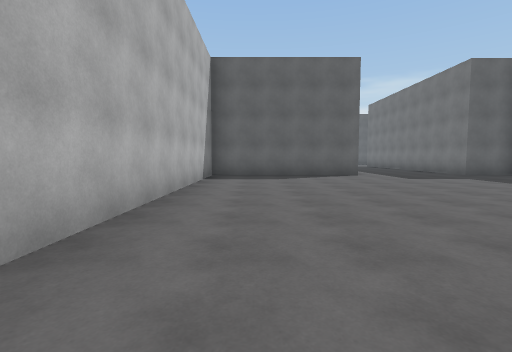
view 1 (above)

23 first-person views from a walk through a 3-D level made in the Unity game engine. The camera is 1.3 m above the floor, tilts 4° down and sees 85° across. The floor is counted in squares, 2 m on a side. Each view is taken from the middle of a square. On the plan, view 1 faces up. The plan holds only what a view shows up to about 9 squares ahead; the rest is blank. The place goes on beyond the plan.

view 2
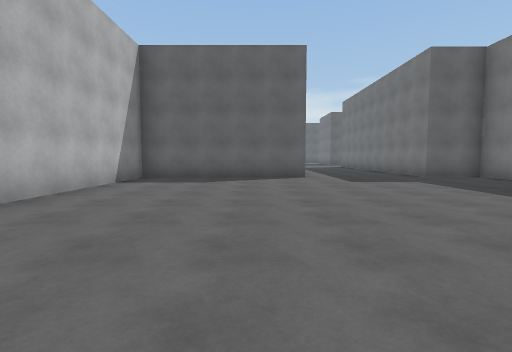

view 3
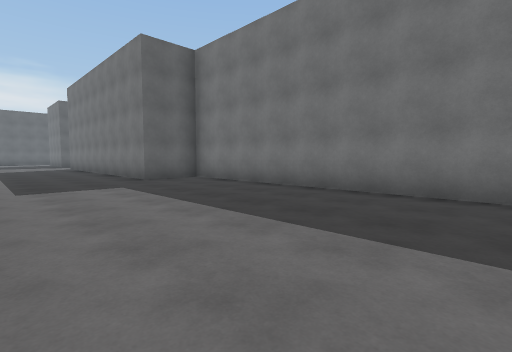

view 4
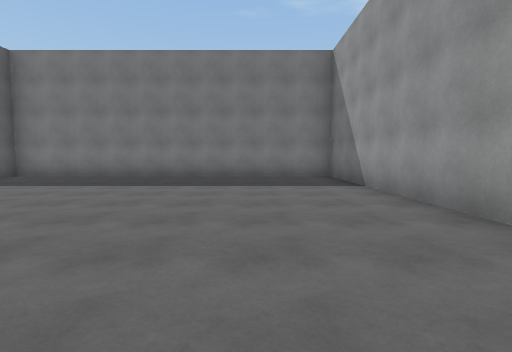

view 5
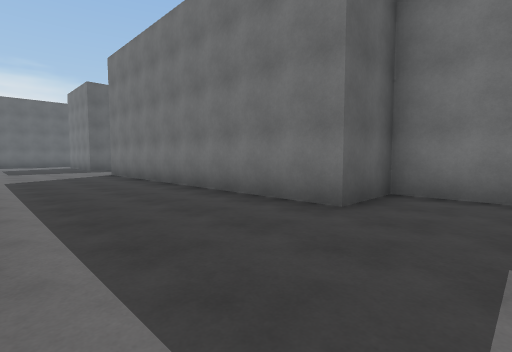

view 6
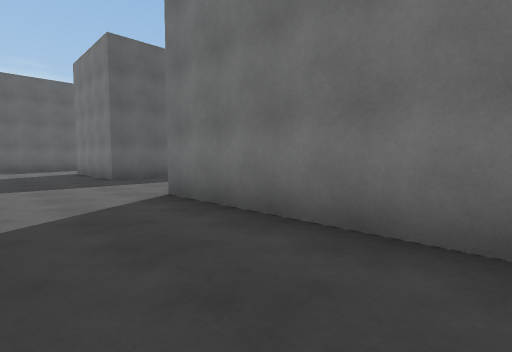

view 7
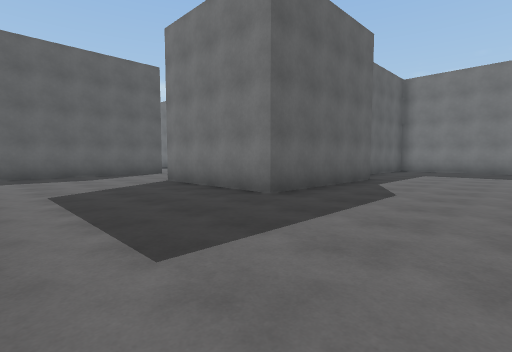

view 8
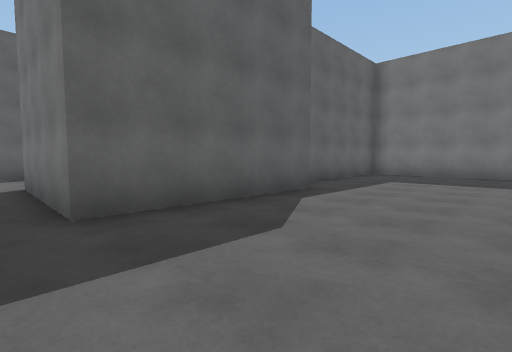

view 9
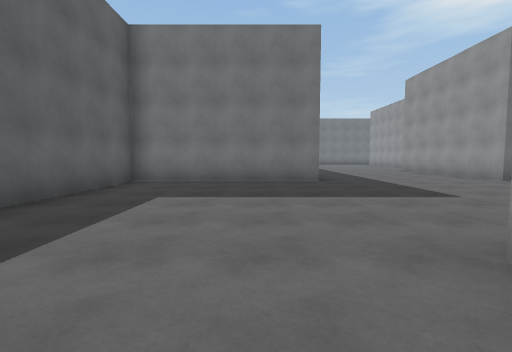

view 10
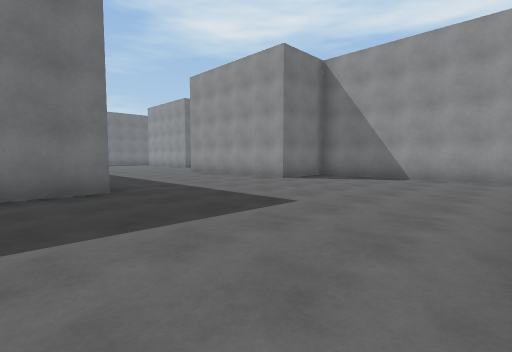

view 11
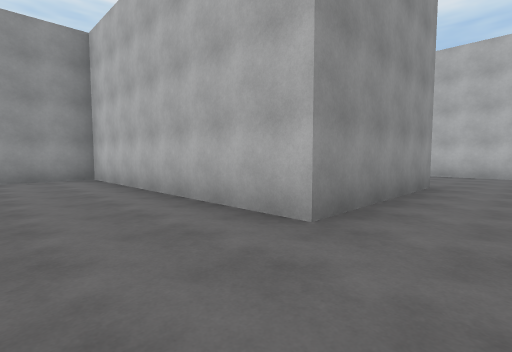

view 12
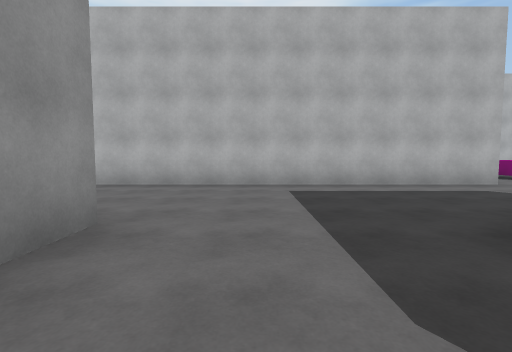

view 13
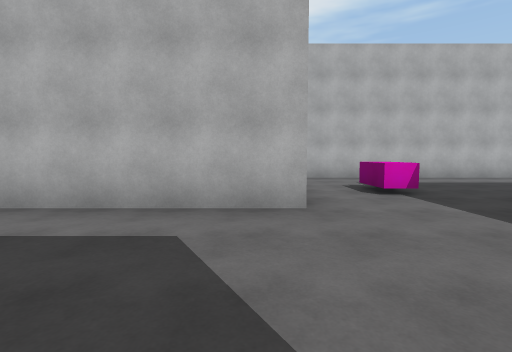

view 14
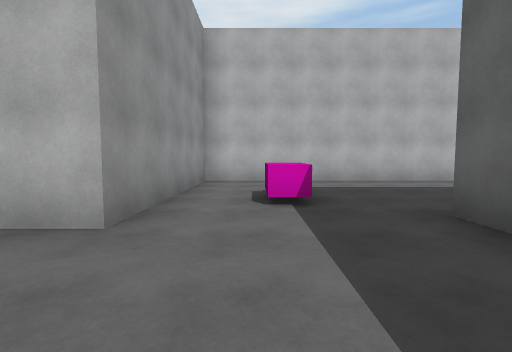

view 15
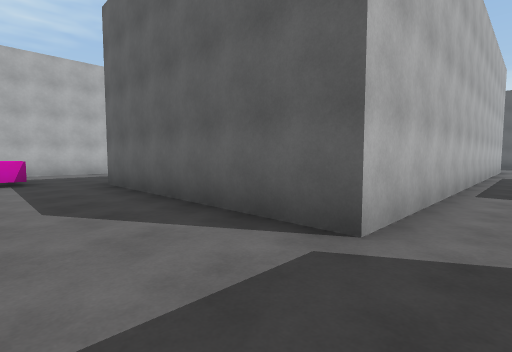

view 16
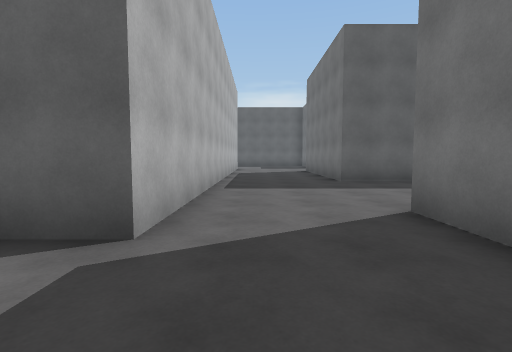

view 17
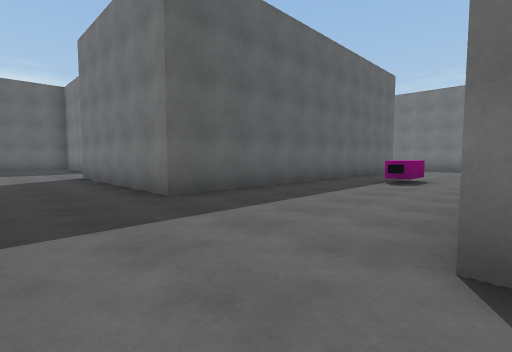

view 18
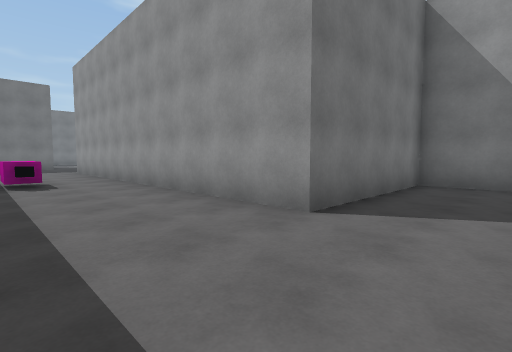

view 19
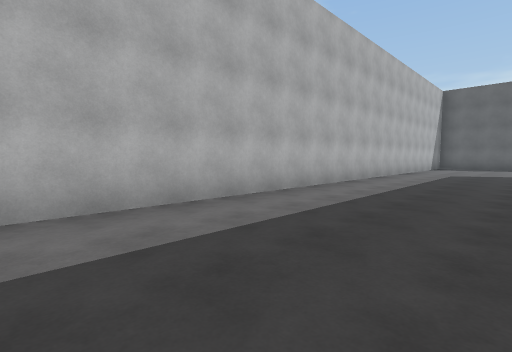

view 20
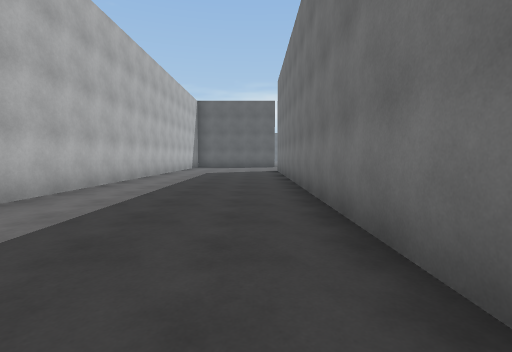

view 21
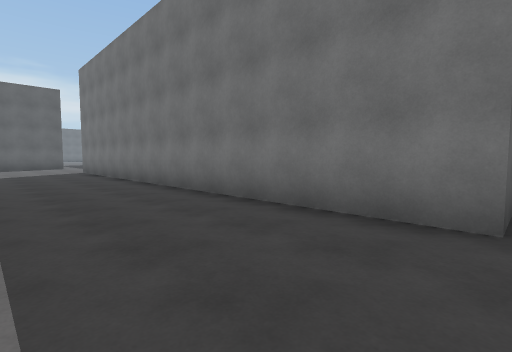

view 22
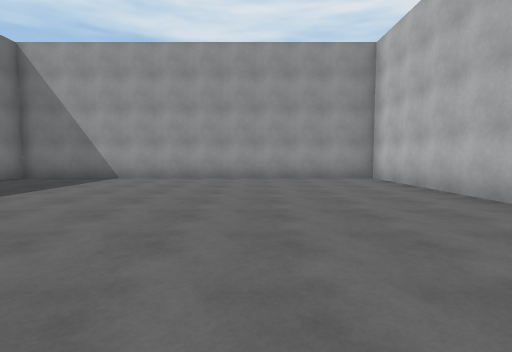

view 23
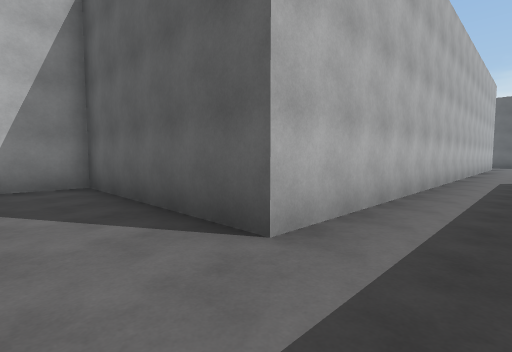

### Floor plan
Points are (right, up) in squares from view 1. A wall is a line through its corners. A room is listed if a view was taken in it or the views show most of it. See-through windows are left out.
Room 1 (views 1, 2, 3, 4, 5, 6, 7, 8, 9, 10, 11, 12, 13, 14, 15, 16, 17, 19, 20, 21, 22, 23)
walls: (17.3, 12.6) (17.3, 13.4) (19.1, 13.4); (17.3, 18.2) (17.3, 23.2) (13.2, 23.2); (11.9, 22.3) (7.6, 22.3) (7.6, 26.1); (10.2, 26) (11.8, 26) (11.8, 30.3); (9, 30.4) (9, 29.2) (3, 29.2) (3, 38.9); (-1.5, 38.2) (-1.5, 25.6) (3.5, 25.6) (3.5, 9.6) (-1.5, 9.6) (-1.5, -0.4) (9, -0.4) (9, 9.6) (7.3, 9.6) (7.3, 18.5) (11.7, 18.5) (11.7, 11.3) (16.1, 11.3)
ways out: opening at (10.5, 30) to room 2
objects: other object (1, 27) to (2, 27)
Room 2 (view 18)
walls: (18.5, 34.3) (12.2, 34.3) (12.2, 39.5); (11.8, 30.3) (20.1, 30.3); (9, 38.9) (9, 30.4)
ways out: opening at (10.5, 30) to room 1
objects: other object (17, 32) to (18, 32)

Positions as (right, up) in squares from view 1, and headings:
1: (0, 0), facing up
2: (2, 1), facing up
3: (4, 2), facing up-right
4: (0, 2), facing right
5: (4, 8), facing up-right
6: (5, 14), facing up-right
7: (4, 19), facing up-right
8: (7, 19), facing up-right
9: (10, 20), facing right
10: (12, 20), facing down-right
11: (14, 20), facing down-left
12: (10, 20), facing left
13: (7, 25), facing left
14: (6, 27), facing left
15: (10, 27), facing up-left
16: (10, 27), facing up
17: (10, 30), facing up-right
18: (10, 33), facing down-right
19: (2, 29), facing up-left
20: (2, 29), facing up
21: (0, 29), facing up-right
22: (2, 8), facing down
23: (5, 8), facing up-left
